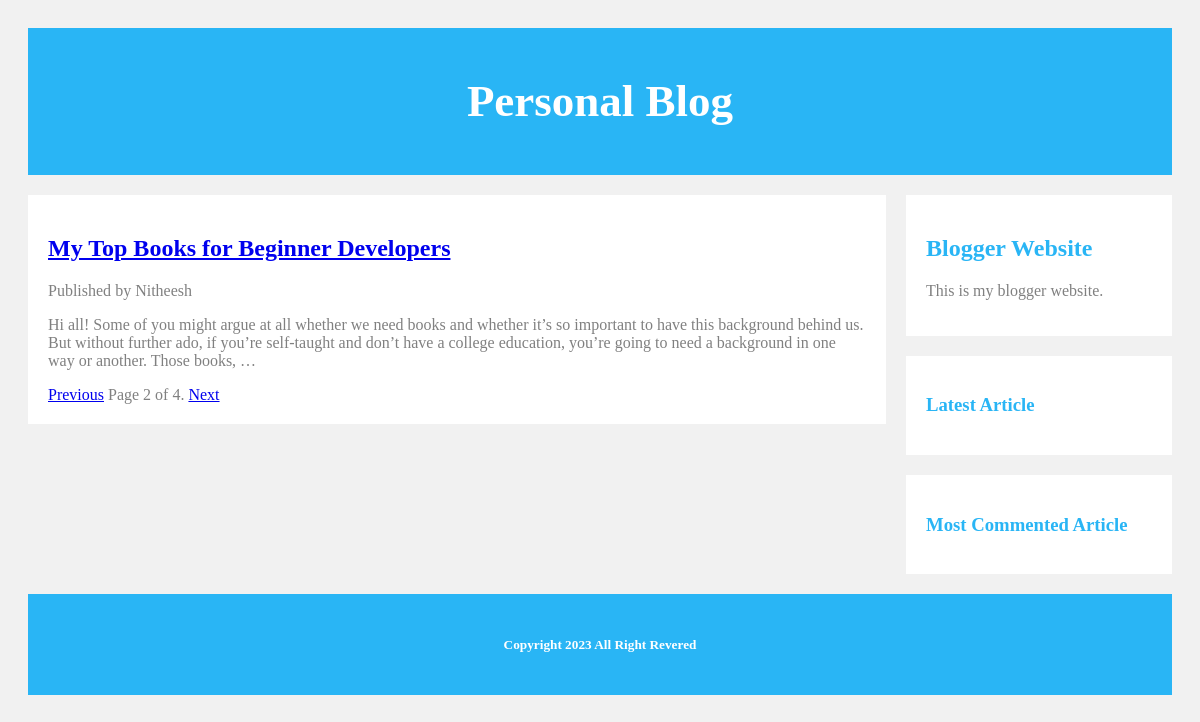
Screenshot of /blog/?page=2 with the database file from the repository.
### blog/models.py (models this page shows, shortened)
class Article(models.Model):
    class ArticlePublishedManager(models.Manager):
        def get_queryset(self):
            return super().get_queryset().filter(status=Article.Status.PUBLISHED)
            pass
        pass
    class Status(models.TextChoices):
        DRAFT = 'DF', 'Draft'
        PUBLISHED = 'PB', 'Published'
    author = models.ForeignKey(User, on_delete=models.CASCADE, related_name='blog_articles')
    title = models.CharField(max_length=250)
    slug = models.SlugField(max_length=250, unique_for_date='published')
    body = models.TextField()
    published = models.DateTimeField(default=timezone.now)
    created = models.DateTimeField(auto_now_add=True)
    updated = models.DateTimeField(auto_now=True)
    status = models.CharField(max_length=2, choices=Status.choices, default=Status.DRAFT)
    objects = models.Manager() #The default manager
    publishedArticles = ArticlePublishedManager() #The custom manager
    class Meta:
        ordering = ['-published']
        indexes = [
            models.Index(fields=['-published'])
        ]
    def get_canonical_url(self):
        return reverse('blog:article_details',
                        args=[
                                self.published.year,
                                self.published.month,
                                self.published.day,
                                self.slug
                            ]
                        )
        pass
    pass

### blog/views.py (the view)
# urls.py: path('', views.list_of_articles, name="list_of_articles"),
def list_of_articles(request):
    articles = Article.publishedArticles.all()
    paginator = Paginator(articles, 1)
    page_number = request.GET.get('page', 1)
    try:
        articles = paginator.page(page_number)
    except EmptyPage:
        articles = paginator.page(paginator.num_pages)
    except PageNotAnInteger:
        articles = paginator.page(1)
    return render(request, 'blog/list.html', {'articles': articles})

### blog/templates/blog/list.html (shortened to what this page needs)
{% extends "blog/base.html" %}
{% block content %}
    {% for article in articles %}
        <h2>
            <a href="{{ article.get_canonical_url }}">
                {{ article.title }}
            </a>
        </h2>
        <p>
            Published {{ article.publish }} by {{ article.author }}
        </p>
        {{ article.body|truncatewords:50|linebreaks }}
    {% endfor %}
    {% include "blog/pagination.html" with page=articles %}
{% endblock %}

### blog/static/css/style.css (style rules this page uses)
* { box-sizing: border-box; }
body { font-family: "Baskerville"; padding: 20px; background: #f1f1f1; }
.card h2 { color: #29B5F5; font-family: "Book Antiqua"; }

### rows the page displays
Article: title "My Top Books for Beginner Developers", author "Nitheesh", body "Hi all! Some of you might argue at all whether we need books and whether it’s so important to have this background behind us. But without further ado, if you’re self-taught and don’t have a college education, you’re going to need a background in one way or another. Those books, …"

### other values shown
{{ page.number }} "2"
{{ page.paginator.num_pages }} "4"
